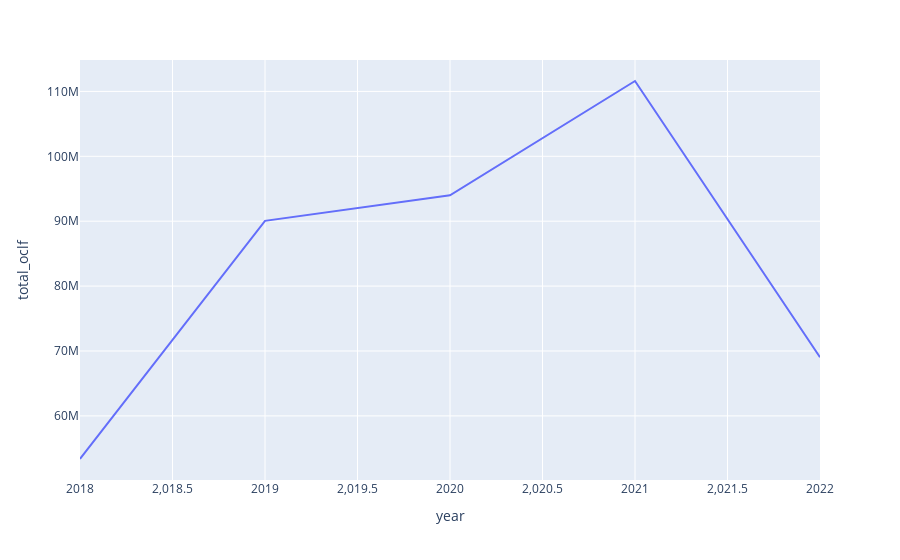

Notebook cell for this chart:
### Code cell
fig3 = px.line(loss,x="year",y="total_oclf")
fig3.show()

### Figure 1 — Plotly figure (JSON) as saved in the notebook; plotly's stock layout.template omitted (floating-point values rounded to 4 significant figures)
{"data": [{"hovertemplate": "year=%{x}<br>total_oclf=%{y}<extra></extra>", "legendgroup": "", "line": {"color": "#636efa", "dash": "solid"}, "marker": {"symbol": "circle"}, "mode": "lines", "name": "", "orientation": "v", "showlegend": false, "type": "scatter", "x": [2018, 2019, 2020, 2021, 2022], "xaxis": "x", "y": [53357592, 90060068, 94000893, 111604506, 69039754], "yaxis": "y"}], "layout": {"legend": {"tracegroupgap": 0}, "margin": {"t": 60}, "xaxis": {"anchor": "y", "domain": [0, 1], "title": {"text": "year"}}, "yaxis": {"anchor": "x", "domain": [0, 1], "title": {"text": "total_oclf"}}}}
